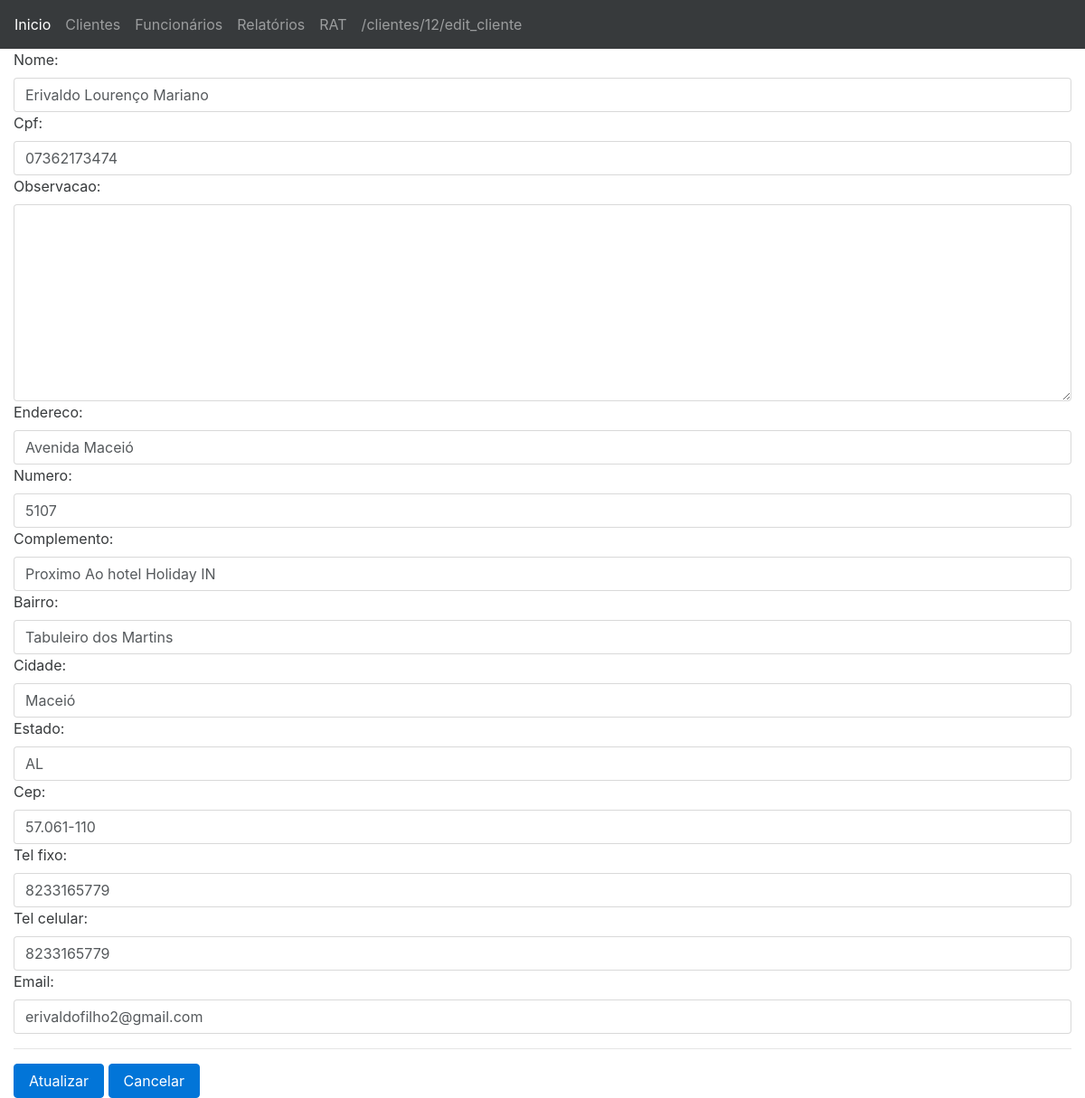
Page /clientes/12/edit_cliente on the earlier database version.
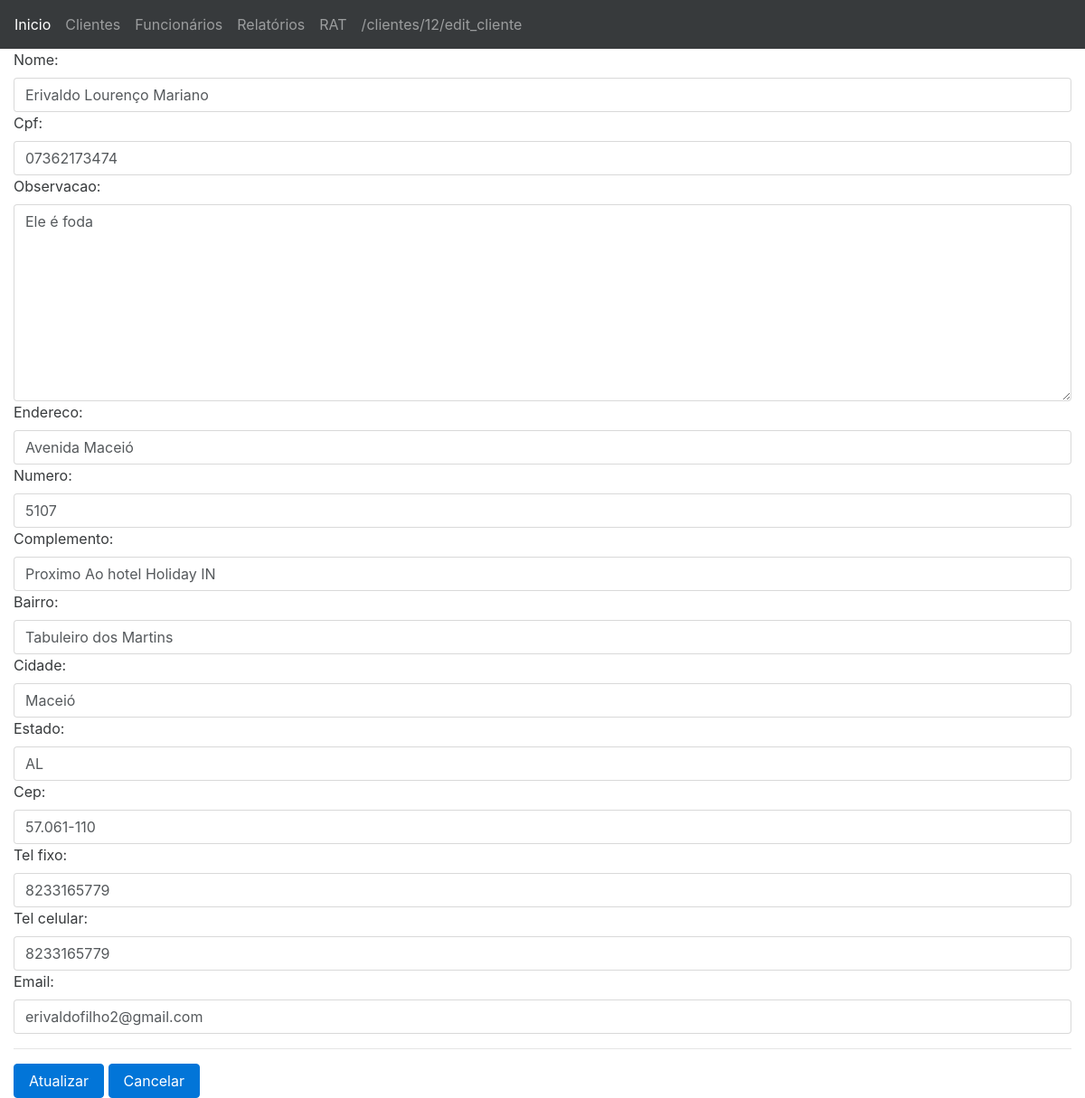
Same page on the later database version.
### app_cliente/models.py (models this page shows, shortened)
class Cliente(models.Model):
    nome = models.CharField(max_length=100)
    endereco = models.ForeignKey(Endereco, null=True,blank=True)
    contato = models.ForeignKey(Contato, null=True,blank=True)

class ClientePF(Cliente):
    cpf = models.CharField(max_length=14,blank=True)
    observacao = models.TextField(blank=True)

### app_cliente/views.py (the view)
# urls.py: url(r'^(?P<id_cliente>\d+)/edit_cliente$', views.edit_cliente, name='edit_cliente'),
def edit_cliente(request, id_cliente):
    cliente = Cliente.objects.get(id=id_cliente)
    if request.method == 'POST':
        if(request.POST.get('cpf') is not None):
            cliente = ClientePF.objects.get(id=id_cliente)
            form_cliente = FormClientePF(request.POST, instance=cliente)
        elif(request.POST.get('cnpj') is not None):
            cliente = ClientePJ.objects.get(id=id_cliente)
            form_cliente = FormClientePJ(request.POST, instance=cliente)
        print form_cliente
        form_endereco = FormEndereco(request.POST, instance=cliente.endereco)
        form_contato = FormContato(request.POST, instance=cliente.contato)
        if form_cliente.is_valid() and form_endereco.is_valid() and\
        form_contato.is_valid():
            cliente = form_cliente.save(commit=False )
            endereco = form_endereco.save(commit=True)
            contato = form_contato.save(commit=True)
            cliente.endereco = endereco
            cliente.contato = contato
            cliente.save()
            messages.add_message(
                request, messages.INFO, 'Cliente '+str(cliente)+' atualizado')
            return HttpResponseRedirect('/clientes/'+str(cliente.id)+'/info_cliente')
    else:
        try:
            if cliente.clientepf:
                cliente = ClientePF.objects.get(id=id_cliente)
                form_cliente = FormClientePF(instance=cliente)
        except:
            if cliente.clientepj:
                cliente = ClientePJ.objects.get(id=id_cliente)
                form_cliente = FormClientePJ(instance=cliente)
            else:
                messages.add_message(
                    request, messages.INFO,'Não foi possível criar o formulario do tipo PF ou PJ, contate o administrador')
                return HttpResponseRedirect('/clientes')
        form_endereco = FormEndereco(instance=cliente.endereco)
        form_contato = FormContato(instance=cliente.contato)
        return render(request,
                      'edit_cliente.html',{
                          'form_cliente':form_cliente,
                          'form_endereco':form_endereco,
                          'form_contato':form_contato
                          })

### app_cliente/forms.py
class FormClientePF(ModelForm):
    class Meta:
        model = ClientePF
        fields = ['nome','cpf','observacao']
        widgets = {
            'nome': TextInput({'class':'form-control'}),
            'cpf': TextInput({'class':'form-control'}),
            'observacao': Textarea({'class':'form-control'}),
            }

### app_comum/forms.py
class FormEndereco(ModelForm):
    class Meta:
        model = Endereco
        fields = ['endereco','numero','complemento','bairro','cidade','estado','cep']
        widgets = {
            'endereco': TextInput({'class':'form-control'}),
            'numero': TextInput({'class':'form-control'}),
            'complemento': TextInput({'class':'form-control'}),
            'bairro': TextInput({'class':'form-control'}),
            'cidade': TextInput({'class':'form-control'}),
            'estado': TextInput({'class':'form-control'}),
            'cep': TextInput({'class':'form-control'})
            }

### app_cliente/templates/edit_cliente.html (shortened to what this page needs)
{% extends "base.html" %}
{% block content %}
<form action="edit_cliente" method="post" name="edit_cliente"> {% csrf_token %}
{{form_cliente}}
{{form_endereco}}
{{form_contato}}
<hr>
<button type="submit" class="btn btn-primary" >Atualizar</button>
<a href="/clientes"><button type="button" class="btn btn-primary" >Cancelar</button></a>
</form>
{% endblock %}

Differences in the rows shown:
changed ClientePF: observacao (not shown) → "Ele é foda"
